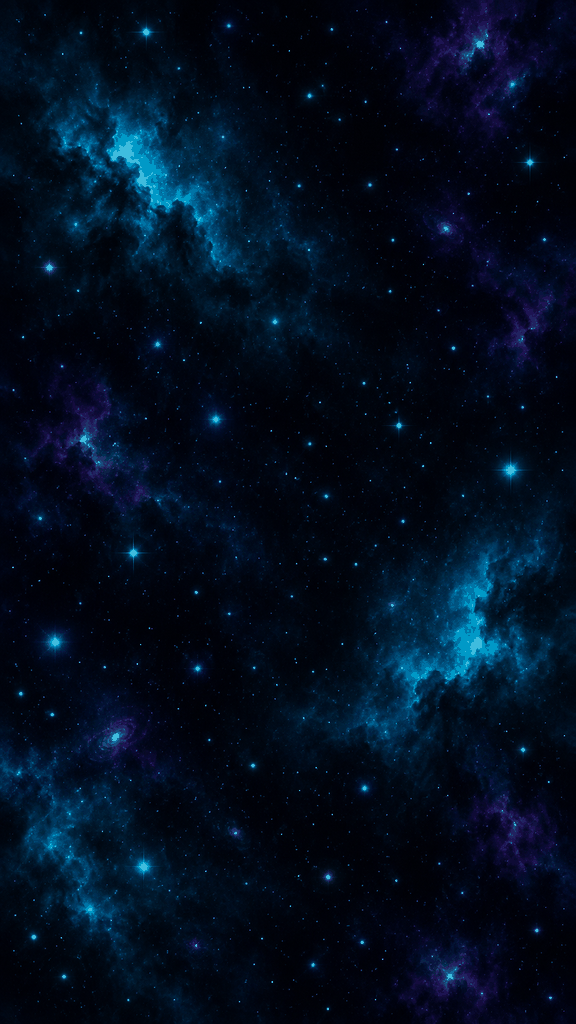
#> input picture assets/backgrounds/bg.png, 576 x 1024 px
$ python -i process_assets.py   (imports and definitions only)
#> lines starting #> are read from the running program, lines starting #| are printed output that depends on the picture
import os
import glob
from PIL import Image, ImageFilter, ImageEnhance

brain_dir = r"C:\Users\何任軒\.gemini\antigravity\brain\0aebb052-5a91-4cfe-8c2a-504992895c22"
scratch_dir = r"C:\Users\何任軒\.gemini\antigravity\scratch\starfall-quiz"
fx_dir = os.path.join(scratch_dir, "assets", "fx")
bg_dir = os.path.join(scratch_dir, "assets", "backgrounds")
enemy_dir = os.path.join(scratch_dir, "assets", "enemies")

# [3 lines not run here, left out]

# [6 lines left out: function find_latest_img, not called in this run]

def black_to_alpha(img_path, out_path, threshold=20):
    """Converts a glowing effect on black background to transparent PNG with smooth alpha."""
#> called with img_path = '../assets/backgrounds/bg.png', out_path = 'out.png', threshold = 20
    img = Image.open(img_path).convert("RGBA")
    r, g, b, _ = img.split()
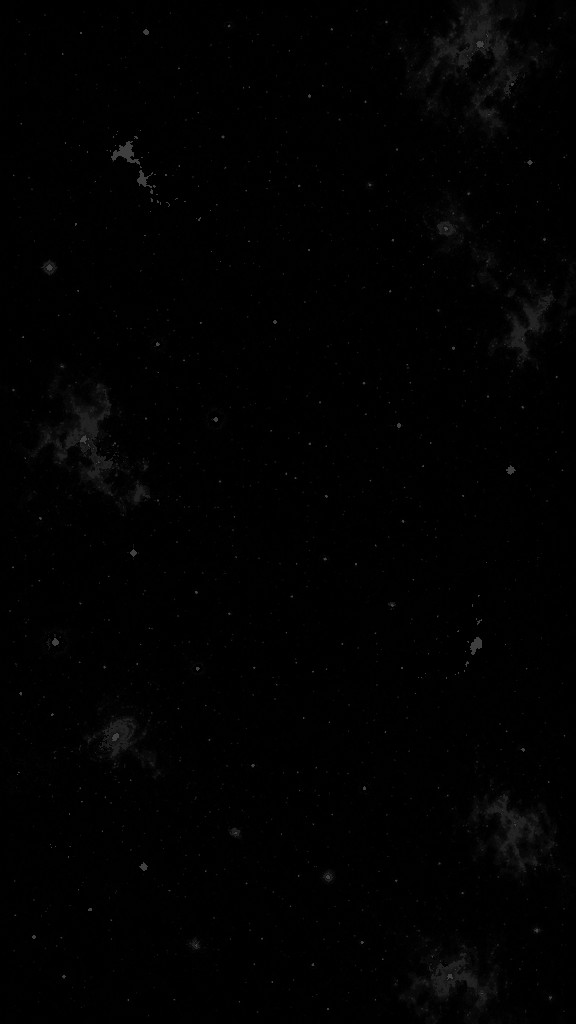
#> r: PIL image 576x1024 L; min 0, max 63, mean 1.5
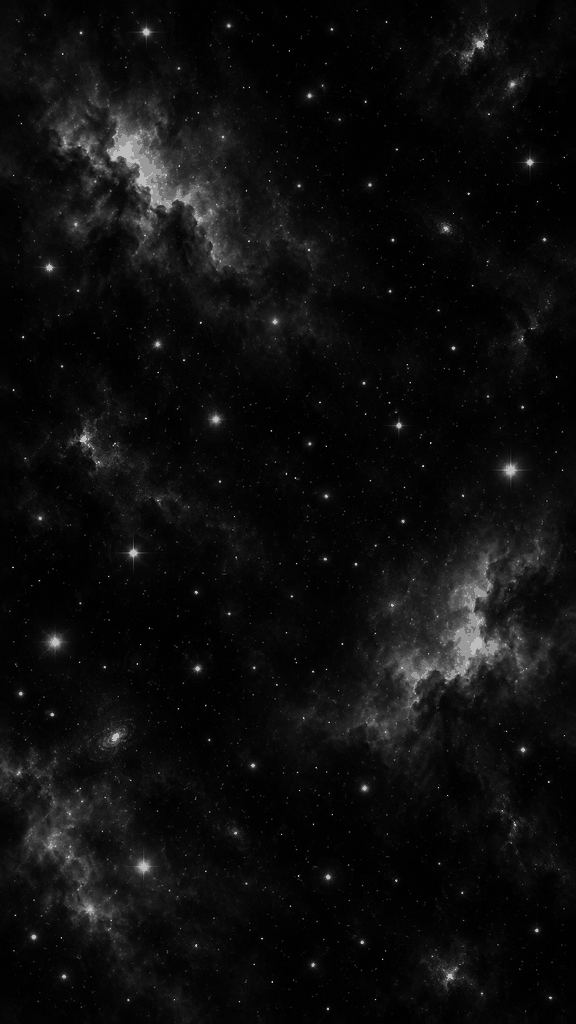
#> g: PIL image 576x1024 L; min 0, max 188, mean 13.9
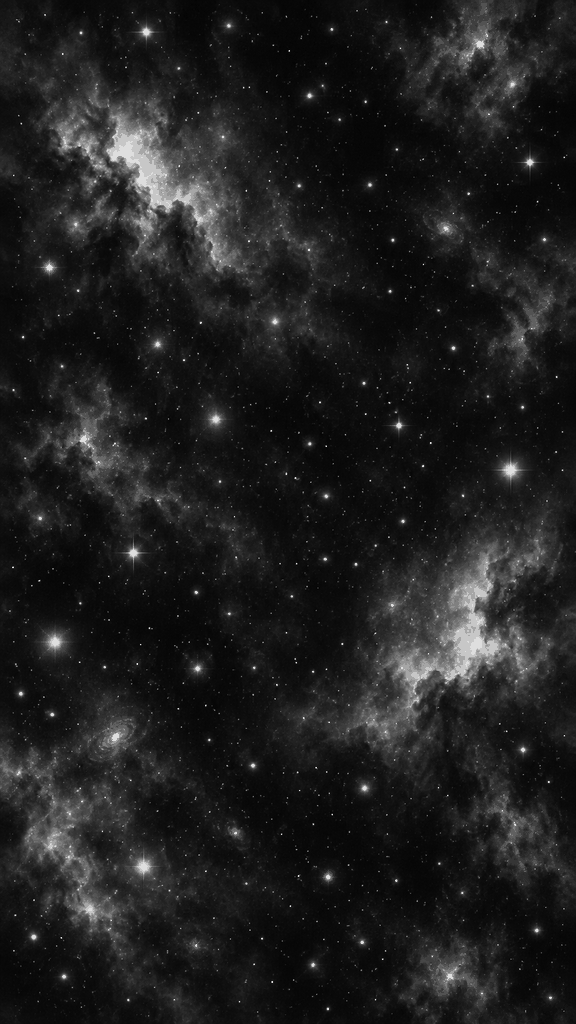
#> b: PIL image 576x1024 L; min 4, max 222, mean 30.9
    # Compute max(r, g, b)
    # Using grayscale luminance or max
    gray = img.convert("L")
    # Transform gray to alpha: if < threshold -> 0, else ramp up to 255
    alpha = gray.point(lambda p: 0 if p < threshold else min(255, int(((p - threshold) / (255 - threshold)) ** 0.85 * 255)))
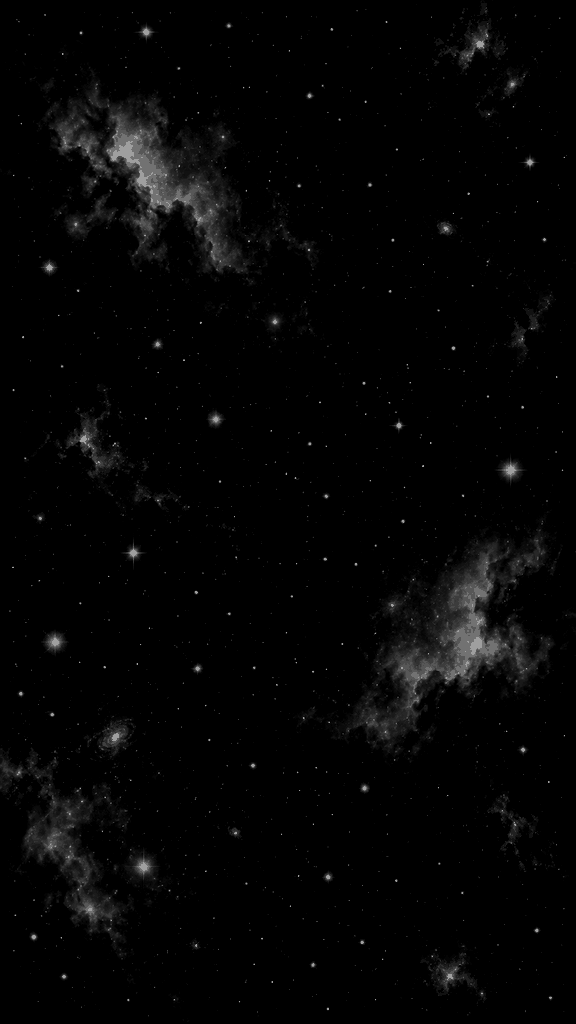
#> alpha: PIL image 576x1024 L; min 0, max 159, mean 4.7
    img.putalpha(alpha)
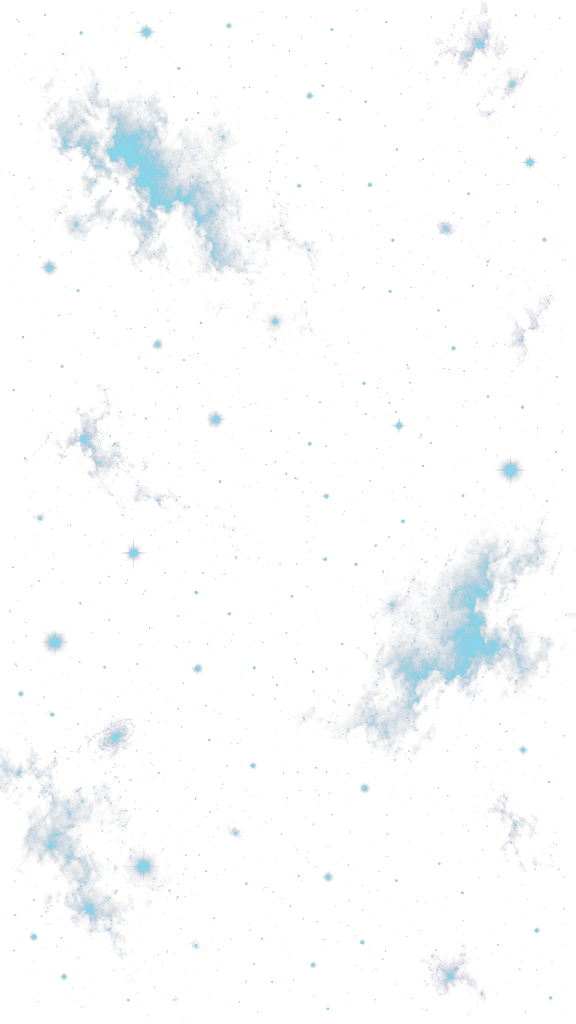
#> img: PIL image 576x1024 RGBA; mean R, G, B, A 1.5, 13.9, 30.9, 4.7; transparent parts drawn white
    img.save(out_path, "PNG")
    print(f"Saved: {out_path} ({img.size})")
#| Saved: out.png ((576, 1024))

# [20 lines left out: function white_to_alpha, not called in this run]

# [14 lines not run here, left out]
# Stage 1: User's media_1790002114529.jpg
user_bg1 = os.path.join(brain_dir, ".user_uploaded", "media_1790002114529.jpg")
# [15 lines not run here, left out]

# Process collage media_1790002101750.jpg for stages 6 to 10
user_collage = os.path.join(brain_dir, ".user_uploaded", "media_1790002101750.jpg")
# [1 line not run here, left out]

# Quad 1: Top-Left (0, 0, 512, 512) -> Golden Celestial Palace
# [1 line that did not run here, left out]
# Quad 2: Top-Right (512, 0, 1024, 512) -> Thunder night
# [1 line that did not run here, left out]
# Quad 3: Bottom-Left (0, 512, 512, 1024) -> Crimson Sunset Lava
# [1 line that did not run here, left out]
# Quad 4: Bottom-Right (512, 512, 1024, 1024) -> Deep Cosmic Dragon Skeleton
# [1 line that did not run here, left out]

# [39 lines left out: function make_9_16, not called in this run]

# Stage 6: Athena (Golden Celestial Pantheon from Top-Left)
# [1 line that did not run here, left out]
# [2 lines not run here, left out]

# Stage 7: Hydra (Toxic Emerald Cosmic Swamp)
# [1 line that did not run here, left out]
# [2 lines not run here, left out]

# Stage 8: Cyclops (Volcanic Star Forge from Bottom-Left)
# [1 line that did not run here, left out]
# [2 lines not run here, left out]

# Stage 9: Tamamo (Twilight Foxfire Sakura from Top-Right)
# [1 line that did not run here, left out]
# [2 lines not run here, left out]

# Stage 10: Tiamat (Cosmic Skeletal Dragon Galaxy from Bottom-Right)
# [1 line that did not run here, left out]
# [4 lines not run here, left out]

>>> result = black_to_alpha('../assets/backgrounds/bg.png', 'out.png')
